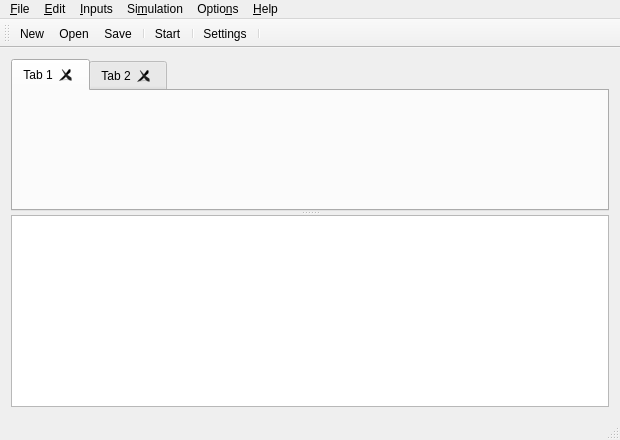
<?xml version="1.0" encoding="UTF-8"?>
<ui version="4.0">
 <class>MainWindow</class>
 <widget class="QMainWindow" name="MainWindow">
  <property name="geometry">
   <rect>
    <x>0</x>
    <y>0</y>
    <width>620</width>
    <height>440</height>
   </rect>
  </property>
  <property name="windowTitle">
   <string>Progres IDE</string>
  </property>
  <widget class="QWidget" name="centralWidget">
   <layout class="QHBoxLayout" name="horizontalLayout">
    <item>
     <widget class="QSplitter" name="splitter">
      <property name="orientation">
       <enum>Qt::Vertical</enum>
      </property>
      <widget class="QTabWidget" name="tabFiles">
       <property name="sizePolicy">
        <sizepolicy hsizetype="Expanding" vsizetype="Preferred">
         <horstretch>0</horstretch>
         <verstretch>10</verstretch>
        </sizepolicy>
       </property>
       <property name="minimumSize">
        <size>
         <width>0</width>
         <height>50</height>
        </size>
       </property>
       <property name="tabShape">
        <enum>QTabWidget::Rounded</enum>
       </property>
       <property name="currentIndex">
        <number>0</number>
       </property>
       <property name="documentMode">
        <bool>false</bool>
       </property>
       <property name="tabsClosable">
        <bool>true</bool>
       </property>
       <property name="movable">
        <bool>true</bool>
       </property>
       <widget class="QWidget" name="tab_at_0">
        <attribute name="title">
         <string>Tab 1</string>
        </attribute>
       </widget>
       <widget class="QWidget" name="tab_at_1">
        <attribute name="title">
         <string>Tab 2</string>
        </attribute>
       </widget>
      </widget>
      <widget class="QPlainTextEdit" name="consoleEdit">
       <property name="sizePolicy">
        <sizepolicy hsizetype="Expanding" vsizetype="Preferred">
         <horstretch>0</horstretch>
         <verstretch>0</verstretch>
        </sizepolicy>
       </property>
       <property name="minimumSize">
        <size>
         <width>0</width>
         <height>50</height>
        </size>
       </property>
       <property name="undoRedoEnabled">
        <bool>false</bool>
       </property>
       <property name="readOnly">
        <bool>true</bool>
       </property>
       <property name="plainText">
        <string notr="true"/>
       </property>
      </widget>
     </widget>
    </item>
   </layout>
  </widget>
  <widget class="QMenuBar" name="menuBar">
   <property name="geometry">
    <rect>
     <x>0</x>
     <y>0</y>
     <width>620</width>
     <height>21</height>
    </rect>
   </property>
   <widget class="QMenu" name="menuFile">
    <property name="title">
     <string>&amp;File</string>
    </property>
    <widget class="QMenu" name="menu_Recent">
     <property name="title">
      <string>&amp;Recent</string>
     </property>
     <addaction name="separator"/>
     <addaction name="actionClear"/>
    </widget>
    <addaction name="actionNew"/>
    <addaction name="actionOpen"/>
    <addaction name="menu_Recent"/>
    <addaction name="separator"/>
    <addaction name="actionSave"/>
    <addaction name="actionSave_As"/>
    <addaction name="separator"/>
    <addaction name="actionClose"/>
    <addaction name="actionExit"/>
   </widget>
   <widget class="QMenu" name="menuEdit">
    <property name="title">
     <string>&amp;Edit</string>
    </property>
    <addaction name="actionUndo"/>
    <addaction name="actionRedo"/>
    <addaction name="separator"/>
    <addaction name="actionCut"/>
    <addaction name="actionCopy"/>
    <addaction name="actionPaste"/>
    <addaction name="separator"/>
    <addaction name="actionSelect_All"/>
    <addaction name="separator"/>
    <addaction name="actionFind"/>
   </widget>
   <widget class="QMenu" name="menuInputs">
    <property name="title">
     <string>&amp;Inputs</string>
    </property>
    <addaction name="actionNew_Input_File"/>
    <addaction name="actionOpen_Input_File"/>
   </widget>
   <widget class="QMenu" name="menuSimulation">
    <property name="title">
     <string>Si&amp;mulation</string>
    </property>
    <addaction name="actionStart"/>
   </widget>
   <widget class="QMenu" name="menuOptions">
    <property name="title">
     <string>Optio&amp;ns</string>
    </property>
    <addaction name="actionSettings"/>
   </widget>
   <widget class="QMenu" name="menuHelp">
    <property name="title">
     <string>&amp;Help</string>
    </property>
    <addaction name="actionAbout"/>
   </widget>
   <addaction name="menuFile"/>
   <addaction name="menuEdit"/>
   <addaction name="menuInputs"/>
   <addaction name="menuSimulation"/>
   <addaction name="menuOptions"/>
   <addaction name="menuHelp"/>
  </widget>
  <widget class="QToolBar" name="mainToolBar">
   <attribute name="toolBarArea">
    <enum>TopToolBarArea</enum>
   </attribute>
   <attribute name="toolBarBreak">
    <bool>false</bool>
   </attribute>
   <addaction name="actionNew"/>
   <addaction name="actionOpen"/>
   <addaction name="actionSave"/>
   <addaction name="separator"/>
   <addaction name="actionStart"/>
   <addaction name="separator"/>
   <addaction name="actionSettings"/>
   <addaction name="separator"/>
  </widget>
  <widget class="QStatusBar" name="statusBar"/>
  <action name="actionNew">
   <property name="icon">
    <iconset resource="resources.qrc">
     <normaloff>:/qrc/icons/new.svg</normaloff>:/qrc/icons/new.svg</iconset>
   </property>
   <property name="text">
    <string>&amp;New</string>
   </property>
   <property name="shortcut">
    <string>Ctrl+N</string>
   </property>
  </action>
  <action name="actionOpen">
   <property name="icon">
    <iconset resource="resources.qrc">
     <normaloff>:/qrc/icons/open.svg</normaloff>:/qrc/icons/open.svg</iconset>
   </property>
   <property name="text">
    <string>&amp;Open</string>
   </property>
   <property name="shortcut">
    <string>Ctrl+O</string>
   </property>
  </action>
  <action name="actionSave">
   <property name="icon">
    <iconset resource="resources.qrc">
     <normaloff>:/qrc/icons/save.svg</normaloff>:/qrc/icons/save.svg</iconset>
   </property>
   <property name="text">
    <string>&amp;Save</string>
   </property>
   <property name="shortcut">
    <string>Ctrl+S</string>
   </property>
  </action>
  <action name="actionSave_As">
   <property name="text">
    <string>Sa&amp;ve As</string>
   </property>
  </action>
  <action name="actionClose">
   <property name="icon">
    <iconset resource="resources.qrc">
     <normaloff>:/qrc/icons/close.svg</normaloff>:/qrc/icons/close.svg</iconset>
   </property>
   <property name="text">
    <string>&amp;Close</string>
   </property>
   <property name="shortcut">
    <string>Ctrl+W</string>
   </property>
  </action>
  <action name="actionExit">
   <property name="icon">
    <iconset resource="resources.qrc">
     <normaloff>:/qrc/icons/exit.svg</normaloff>:/qrc/icons/exit.svg</iconset>
   </property>
   <property name="text">
    <string>&amp;Exit</string>
   </property>
   <property name="shortcut">
    <string>Ctrl+Q</string>
   </property>
  </action>
  <action name="actionSelect_All">
   <property name="text">
    <string>&amp;Select All</string>
   </property>
   <property name="shortcut">
    <string>Ctrl+A</string>
   </property>
  </action>
  <action name="actionNew_Input_File">
   <property name="text">
    <string>&amp;New Input File</string>
   </property>
  </action>
  <action name="actionOpen_Input_File">
   <property name="text">
    <string>&amp;Open Input File</string>
   </property>
  </action>
  <action name="actionAbout">
   <property name="icon">
    <iconset resource="resources.qrc">
     <normaloff>:/qrc/icons/star.svg</normaloff>:/qrc/icons/star.svg</iconset>
   </property>
   <property name="text">
    <string>&amp;About</string>
   </property>
  </action>
  <action name="actionSettings">
   <property name="icon">
    <iconset resource="resources.qrc">
     <normaloff>:/qrc/icons/settings.svg</normaloff>:/qrc/icons/settings.svg</iconset>
   </property>
   <property name="text">
    <string>&amp;Settings</string>
   </property>
  </action>
  <action name="actionStart">
   <property name="icon">
    <iconset resource="resources.qrc">
     <normaloff>:/qrc/icons/start.svg</normaloff>:/qrc/icons/start.svg</iconset>
   </property>
   <property name="text">
    <string>&amp;Start</string>
   </property>
   <property name="shortcut">
    <string>F5</string>
   </property>
  </action>
  <action name="actionClear">
   <property name="text">
    <string>&amp;Clear</string>
   </property>
  </action>
  <action name="actionUndo">
   <property name="text">
    <string>U&amp;ndo</string>
   </property>
   <property name="shortcut">
    <string>Ctrl+Z</string>
   </property>
  </action>
  <action name="actionRedo">
   <property name="text">
    <string>&amp;Redo</string>
   </property>
   <property name="shortcut">
    <string>Ctrl+Shift+Z</string>
   </property>
  </action>
  <action name="actionCut">
   <property name="text">
    <string>&amp;Cut</string>
   </property>
   <property name="shortcut">
    <string>Ctrl+X</string>
   </property>
  </action>
  <action name="actionCopy">
   <property name="text">
    <string>C&amp;opy</string>
   </property>
   <property name="shortcut">
    <string>Ctrl+C</string>
   </property>
  </action>
  <action name="actionPaste">
   <property name="text">
    <string>&amp;Paste</string>
   </property>
   <property name="shortcut">
    <string>Ctrl+V</string>
   </property>
  </action>
  <action name="actionFind">
   <property name="text">
    <string>&amp;Find</string>
   </property>
   <property name="shortcut">
    <string>Ctrl+F</string>
   </property>
  </action>
 </widget>
 <layoutdefault spacing="6" margin="11"/>
 <resources>
  <include location="resources.qrc"/>
 </resources>
 <connections>
  <connection>
   <sender>actionAbout</sender>
   <signal>triggered()</signal>
   <receiver>MainWindow</receiver>
   <slot>showAboutDialog()</slot>
   <hints>
    <hint type="sourcelabel">
     <x>-1</x>
     <y>-1</y>
    </hint>
    <hint type="destinationlabel">
     <x>199</x>
     <y>149</y>
    </hint>
   </hints>
  </connection>
  <connection>
   <sender>actionExit</sender>
   <signal>triggered()</signal>
   <receiver>MainWindow</receiver>
   <slot>exitApp()</slot>
   <hints>
    <hint type="sourcelabel">
     <x>-1</x>
     <y>-1</y>
    </hint>
    <hint type="destinationlabel">
     <x>199</x>
     <y>149</y>
    </hint>
   </hints>
  </connection>
  <connection>
   <sender>actionSettings</sender>
   <signal>triggered()</signal>
   <receiver>MainWindow</receiver>
   <slot>showSettingsDialog()</slot>
   <hints>
    <hint type="sourcelabel">
     <x>-1</x>
     <y>-1</y>
    </hint>
    <hint type="destinationlabel">
     <x>309</x>
     <y>219</y>
    </hint>
   </hints>
  </connection>
  <connection>
   <sender>actionOpen</sender>
   <signal>triggered()</signal>
   <receiver>MainWindow</receiver>
   <slot>openVerilogFileDialog()</slot>
   <hints>
    <hint type="sourcelabel">
     <x>-1</x>
     <y>-1</y>
    </hint>
    <hint type="destinationlabel">
     <x>309</x>
     <y>219</y>
    </hint>
   </hints>
  </connection>
  <connection>
   <sender>actionNew</sender>
   <signal>triggered()</signal>
   <receiver>MainWindow</receiver>
   <slot>newVerilogFile()</slot>
   <hints>
    <hint type="sourcelabel">
     <x>-1</x>
     <y>-1</y>
    </hint>
    <hint type="destinationlabel">
     <x>309</x>
     <y>219</y>
    </hint>
   </hints>
  </connection>
  <connection>
   <sender>actionStart</sender>
   <signal>triggered()</signal>
   <receiver>MainWindow</receiver>
   <slot>simulationStart()</slot>
   <hints>
    <hint type="sourcelabel">
     <x>-1</x>
     <y>-1</y>
    </hint>
    <hint type="destinationlabel">
     <x>309</x>
     <y>219</y>
    </hint>
   </hints>
  </connection>
 </connections>
 <slots>
  <slot>showAboutDialog()</slot>
  <slot>exitApp()</slot>
  <slot>showSettingsDialog()</slot>
  <slot>openVerilogFileDialog()</slot>
  <slot>newVerilogFile()</slot>
  <slot>simulationStart()</slot>
 </slots>
</ui>
